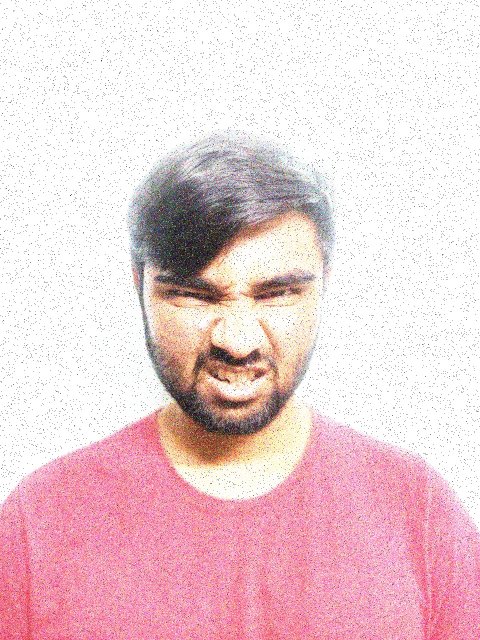
#> input picture preprocessing/cases/25-0.01-2/anger.jpg, 960 x 1280 px, given as the content of the folder /home/ml/Desktop/shubham/sensors/test_images, which was not available (shown at 1/2 size)
$ python add_faults.py
#> lines starting #> are read from the running program, lines starting #| are printed output that depends on the picture; pictures that were not available may be replaced by others from this repository, and a replacement may not be noted
#> in run, image is the input picture: shape (1280, 960, 3); mean B, G, R 212.8, 208, 235.9
import cv2
import numpy as np
import os
from dataclasses import dataclass
from typing import Optional


@dataclass
class Config:
    # Input/output paths
    input_path: str = "input.jpg"       # single image OR folder
    output_path: str = "output"         # output folder or file

    # Mode: "single" = process one image, "folder" = process all images in folder
    input_mode: str = "folder"          # "single" or "folder"

    # Noise options
    apply_gaussian: bool = True
    gaussian_mean: float = 0.0
    gaussian_std: float = 25.0  # Higher = stronger noise

    apply_impulse: bool = True
    impulse_amount: float = 0.02  # ratio of pixels to corrupt

    # Illumination options
    apply_illumination: bool = True
    illumination_factor: float = 1.2  # >1 = brighter, <1 = darker

    # Execution mode
    mode: str = "together"
    # options: "gaussian", "impulse", "illumination", "together"


def add_gaussian_noise(image, mean=0, std=25):
#> called with mean = 0, std = 25
    noise = np.random.normal(mean, std, image.shape).astype(np.float32)
    noisy = cv2.add(image.astype(np.float32), noise)
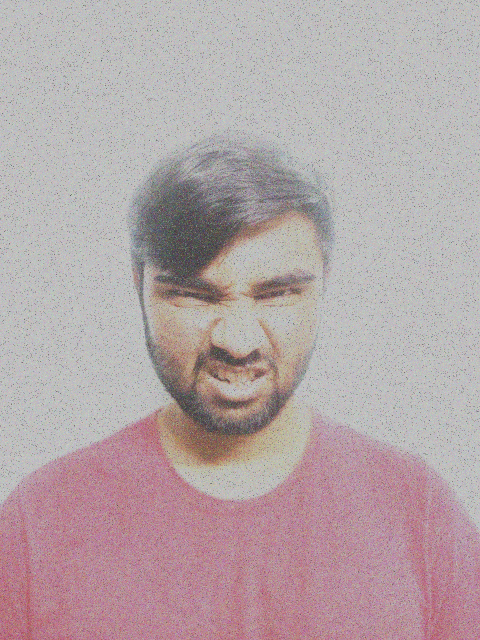
#> noisy: shape (1280, 960, 3) float32 (shown at 1/2 size); mean B, G, R 212.8, 208, 235.9; drawn with min black and max white
    return np.clip(noisy, 0, 255).astype(np.uint8)


def add_impulse_noise(image, amount=0.02):
#> called with amount = 0.01
    noisy = image.copy()
    num_salt = np.ceil(amount * image.size * 0.5).astype(int)
#> num_salt = 18432
    num_pepper = np.ceil(amount * image.size * 0.5).astype(int)
#> num_pepper = 18432

    # Salt noise (white pixels)
    coords = [np.random.randint(0, i - 1, num_salt) for i in image.shape[:2]]
    noisy[coords[0], coords[1]] = 255

    # Pepper noise (black pixels)
    coords = [np.random.randint(0, i - 1, num_pepper) for i in image.shape[:2]]
    noisy[coords[0], coords[1]] = 0
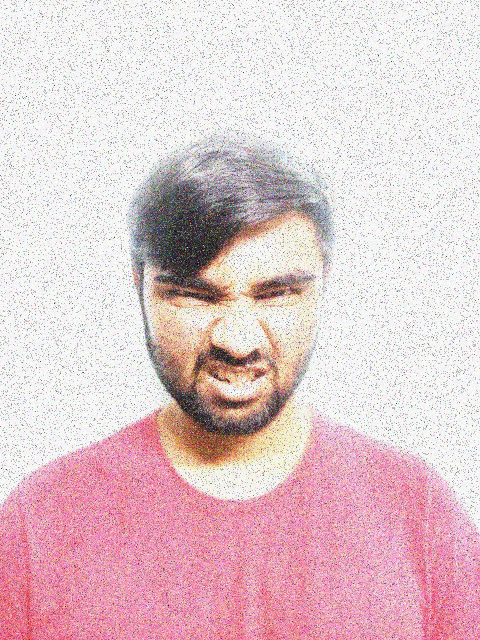
#> noisy: shape (1280, 960, 3) (shown at 1/2 size); mean B, G, R 204.7, 200.1, 225.1

    return noisy


def change_illumination(image, factor=1.2):
#> called with factor = 2
    adjusted = cv2.convertScaleAbs(image, alpha=factor, beta=0)
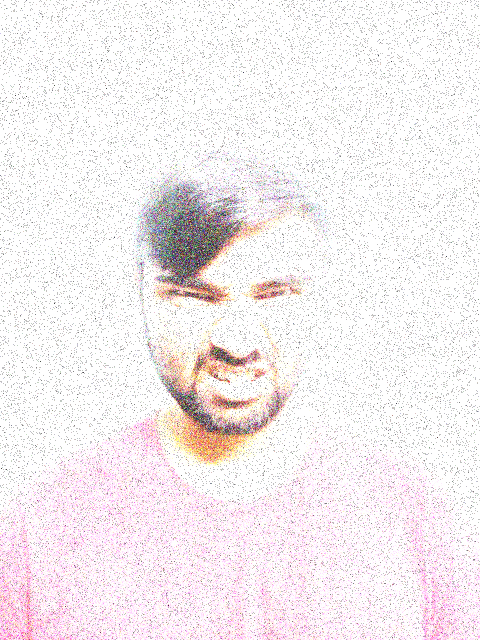
#> adjusted: shape (1280, 960, 3) (shown at 1/2 size); mean B, G, R 240, 238, 244.3
    return adjusted


def process_image(image, config: Config):
    output = image.copy()

    if config.mode == "gaussian" and config.apply_gaussian:
        output = add_gaussian_noise(output, config.gaussian_mean, config.gaussian_std)

    elif config.mode == "impulse" and config.apply_impulse:
        output = add_impulse_noise(output, config.impulse_amount)

    elif config.mode == "illumination" and config.apply_illumination:
        output = change_illumination(output, config.illumination_factor)

    elif config.mode == "together":
        if config.apply_gaussian:
            output = add_gaussian_noise(output, config.gaussian_mean, config.gaussian_std)
        if config.apply_impulse:
            output = add_impulse_noise(output, config.impulse_amount)
        if config.apply_illumination:
            output = change_illumination(output, config.illumination_factor)

    return output


def run(config: Config):
    if config.input_mode == "single":
        # Process a single image
        image = cv2.imread(config.input_path)
        if image is None:
            raise ValueError("Image not found: " + config.input_path)

        output = process_image(image, config)

        # Save as single file
        if not config.output_path.lower().endswith((".jpg", ".png")):
            os.makedirs(config.output_path, exist_ok=True)
            save_path = os.path.join(config.output_path, "output.jpg")
        else:
            save_path = config.output_path

        cv2.imwrite(save_path, output)
        print(f"Processed single image saved to {save_path}")

    elif config.input_mode == "folder":
        # Process all images in a folder
        os.makedirs(config.output_path, exist_ok=True)
        for fname in os.listdir(config.input_path):
            if fname.lower().endswith((".jpg", ".png", ".jpeg", ".bmp")):
                img_path = os.path.join(config.input_path, fname)
                image = cv2.imread(img_path)
                if image is None:
                    continue

                output = process_image(image, config)

                save_path = os.path.join(config.output_path, fname)
                cv2.imwrite(save_path, output)
                print(f"Saved {save_path}")

    else:
        raise ValueError("Invalid input_mode. Use 'single' or 'folder'.")


if __name__ == "__main__":
    # Example Config
    cfg = Config(
        input_path="/home/ml/Desktop/shubham/sensors/test_images",          # folder with images OR single file
        output_path="preprocess/25-0.01-2", # output folder
        input_mode="folder",          # "single" or "folder"
        apply_gaussian=True, gaussian_std=25,
        apply_impulse=True, impulse_amount=0.01,
        apply_illumination=True, illumination_factor=2,
        mode="together"               # "gaussian", "impulse", "illumination", "together"
    )

    run(cfg)

$ run again, on preprocessing/cases/25-0.01-2/neutral.jpg
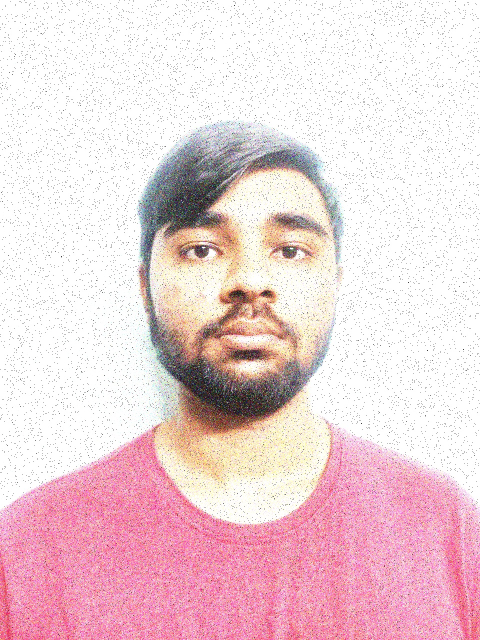
#> input picture preprocessing/cases/25-0.01-2/neutral.jpg, 960 x 1280 px, given as the content of the folder /home/ml/Desktop/shubham/sensors/test_images, which was not available (shown at 1/2 size)
#> in run, image is the input picture: shape (1280, 960, 3); mean B, G, R 216.3, 211.7, 237.1
#> in add_gaussian_noise, `noisy = cv2.add(image.astype(np.float32), noise)`:
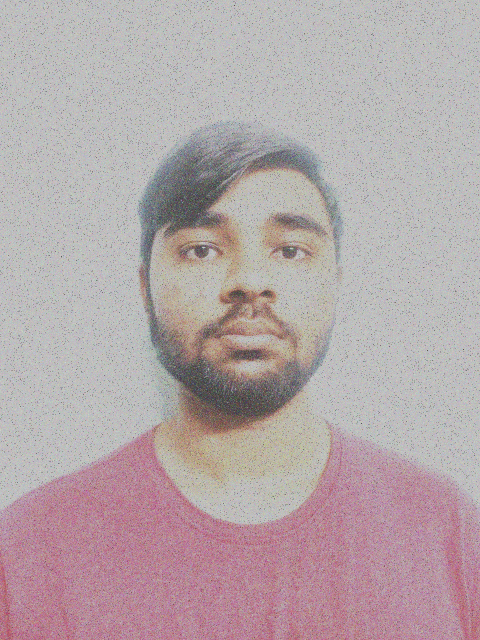
#> noisy: shape (1280, 960, 3) float32 (shown at 1/2 size); mean B, G, R 216.3, 211.7, 237.1; drawn with min black and max white
#> in change_illumination, `adjusted = cv2.convertScaleAbs(image, alpha=factor, beta=0)`:
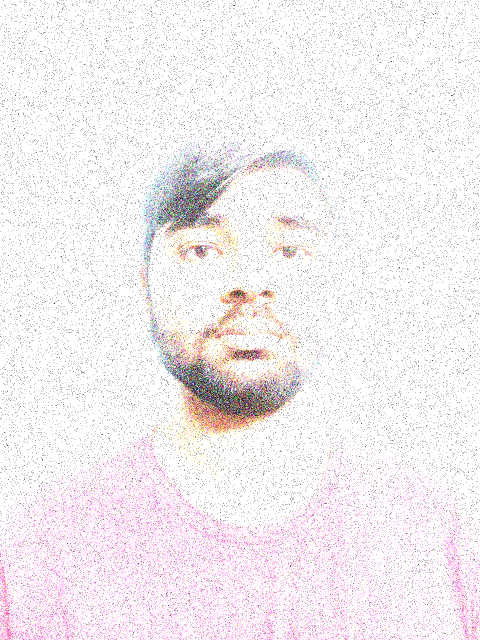
#> adjusted: shape (1280, 960, 3) (shown at 1/2 size); mean B, G, R 241.6, 239.2, 244.7

$ run again, on preprocessing/cases/25-0.01-2/sad.jpg
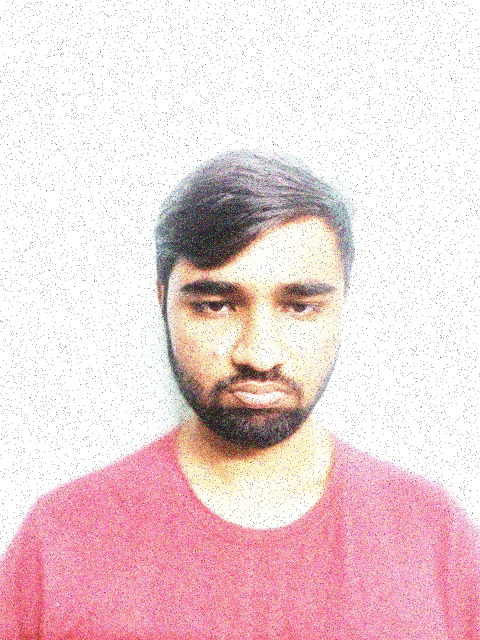
#> input picture preprocessing/cases/25-0.01-2/sad.jpg, 960 x 1280 px, given as the content of the folder /home/ml/Desktop/shubham/sensors/test_images, which was not available (shown at 1/2 size)
#> in run, image is the input picture: shape (1280, 960, 3); mean B, G, R 215.5, 212.4, 236.9
#> in add_gaussian_noise, `noisy = cv2.add(image.astype(np.float32), noise)`:
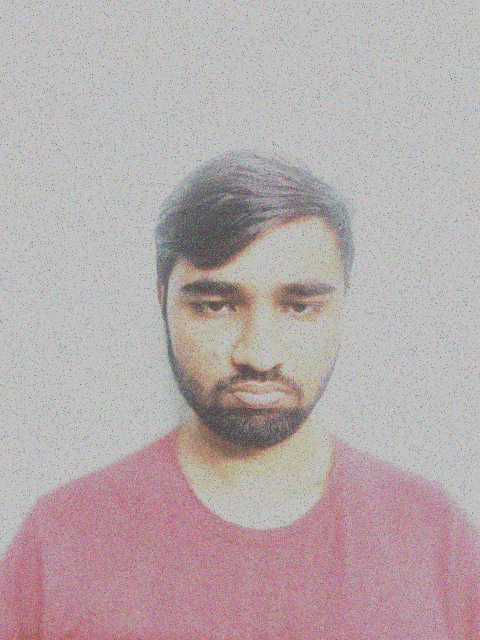
#> noisy: shape (1280, 960, 3) float32 (shown at 1/2 size); mean B, G, R 215.5, 212.4, 236.9; drawn with min black and max white
#> in change_illumination, `adjusted = cv2.convertScaleAbs(image, alpha=factor, beta=0)`:
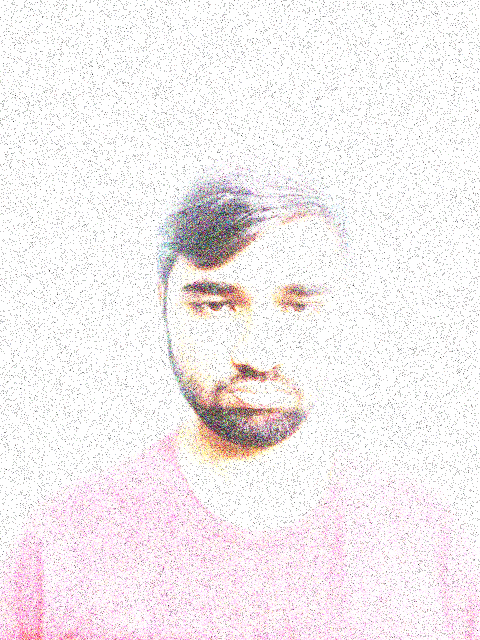
#> adjusted: shape (1280, 960, 3) (shown at 1/2 size); mean B, G, R 240.4, 238.5, 244.3
